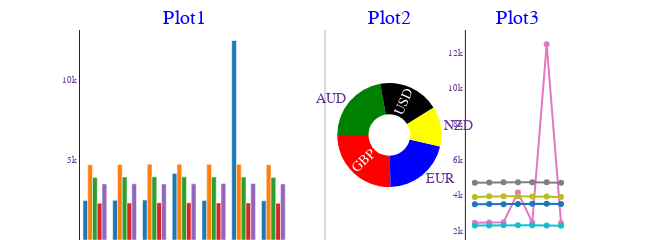

Here is the notebook cell this chart was saved with:
### Code cell
def exchange_rate():
    """
    Analye Exchange Rate Logs as a report.
    This data is got from scraping the web on a schedule by Celery (using my Flask application), and saving it in a text file.
    In this function, I simply read from the text file. In my main Flask app, the reports/charts are additionally displayed in an iFrame on the web page.
    """

    now = datetime.now()
    
    data = pd.read_csv('static/downloads/exchange-rates.txt', header=None)
    data.columns=['AUD', 'GBP', 'EUR', 'NZD', 'USD']

    data['Dates'] = data['AUD'] #.apply(lambda s: s.split(':')[0])
    data.set_index('Dates', inplace=True, drop=True)
    data = data.applymap(lambda s: s.split('(')[1].split(')')[0]) #(lambda s: s.str.upper().split(':')[0])

    raw_data = data.copy().reset_index()
    raw_data['Dates'] =  raw_data['Dates'].map(lambda s: s.split(':')[0])
    raw_data = format_df(raw_data.sort_values(by=['Dates']), caption='Raw Data')

    data.index = data.index.map(lambda s: s.split(':')[0]) #the -5 removes time element
    data.index = pd.to_datetime(data.index)
    data = data.apply(pd.to_numeric)
    #data.describe()
    data.index.dtype

    start_date = datetime(2021, 1, 28)
    end_date = datetime(2023, 1, 28)
    data = data.loc[(data.index >= start_date) & (data.index <= end_date)]
    data=data.drop_duplicates(['AUD', 'GBP'], keep='last')

    #drop rows with duplicated index (dates)
    data = data[~data.index.duplicated(keep='first')]

    #get weekday index - change index to weekday
    data.sort_index(key=lambda x: x.weekday, ascending=True, inplace=True)
    data.index = data.index.strftime('%a')  # weekday - A or a,  month - B or b,

    #group by index column
    data = data.groupby(['Dates'], sort = False).mean()

    sub_plots = get_subplots(data) #using plotly go (graph objects)

    fig1 = data.plot(kind='line', subplots=True, title='Line Chart')
    fig2 = data.plot(kind='bar', subplots=False, title='Bar Chart')

    plt.show()

    data = format_df(data, caption='Processed Data') #doesnt work if there are duplicates, i.e. if rows with duplicated index (dates) were not dropped above

    #display(HTML(aHtml))
    sub_plots.show()
    plt.clf() #clear
    #plt.cla() #clear

exchange_rate()

### Figure 1 — Plotly figure (JSON) as saved in the notebook; plotly's stock layout.template omitted (floating-point values rounded to 4 significant figures)
{"data": [{"customdata": ["groupedBar"], "name": "qqq", "text": "Click to drill down", "type": "bar", "x": ["Mon", "Tue", "Wed", "Thu", "Fri", "Sat", "Sun"], "xaxis": "x", "y": [2464.0, 2479.0, 2495.0, 4161.0, 2475.0, 12470.0, 2450.0], "yaxis": "y"}, {"customdata": ["groupedBar"], "name": "qqq", "text": "Click to drill down", "type": "bar", "x": ["Mon", "Tue", "Wed", "Thu", "Fri", "Sat", "Sun"], "xaxis": "x", "y": [4700.0, 4721.0, 4737.0, 4735.0, 4730.0, 4733.0, 4700.0], "yaxis": "y"}, {"customdata": ["groupedBar"], "name": "qqq", "text": "Click to drill down", "type": "bar", "x": ["Mon", "Tue", "Wed", "Thu", "Fri", "Sat", "Sun"], "xaxis": "x", "y": [3911.0, 3942.0, 3949.0, 3950.0, 3934.0, 3936.0, 3908.0], "yaxis": "y"}, {"customdata": ["groupedBar"], "name": "qqq", "text": "Click to drill down", "type": "bar", "x": ["Mon", "Tue", "Wed", "Thu", "Fri", "Sat", "Sun"], "xaxis": "x", "y": [2302.0, 2313.0, 2322.0, 2325.0, 2317.0, 2310.0, 2293.0], "yaxis": "y"}, {"customdata": ["groupedBar"], "name": "qqq", "text": "Click to drill down", "type": "bar", "x": ["Mon", "Tue", "Wed", "Thu", "Fri", "Sat", "Sun"], "xaxis": "x", "y": [3502.0, 3513.0, 3501.0, 3513.0, 3530.0, 3531.0, 3506.0], "yaxis": "y"}, {"customdata": ["pieDonut1"], "domain": {"x": [0.525, 0.7375], "y": [0, 1]}, "hole": 0.4, "hoverinfo": "label+percent+value+text", "insidetextorientation": "radial", "labels": ["AUD", "GBP", "EUR", "NZD", "USD"], "marker": {"colors": ["green", "red", "blue", "yellow", "black", "maroon"]}, "name": "", "rotation": -90, "sort": false, "text": ["Click to drill down", "Click to drill down", "Click to drill down", "Click to drill down", "Click to drill down", "Click to drill down", "Click to drill down"], "textinfo": "label", "type": "pie", "values": [4142.0, 4722.0, 3933.0, 2312.0, 3514.0]}, {"customdata": ["groupedLine"], "mode": "markers+lines+text", "showlegend": true, "type": "scatter", "x": ["Mon", "Tue", "Wed", "Thu", "Fri", "Sat", "Sun"], "xaxis": "x2", "y": [2464.0, 2479.0, 2495.0, 4161.0, 2475.0, 12470.0, 2450.0], "yaxis": "y2"}, {"customdata": ["groupedLine"], "mode": "markers+lines+text", "showlegend": true, "type": "scatter", "x": ["Mon", "Tue", "Wed", "Thu", "Fri", "Sat", "Sun"], "xaxis": "x2", "y": [4700.0, 4721.0, 4737.0, 4735.0, 4730.0, 4733.0, 4700.0], "yaxis": "y2"}, {"customdata": ["groupedLine"], "mode": "markers+lines+text", "showlegend": true, "type": "scatter", "x": ["Mon", "Tue", "Wed", "Thu", "Fri", "Sat", "Sun"], "xaxis": "x2", "y": [3911.0, 3942.0, 3949.0, 3950.0, 3934.0, 3936.0, 3908.0], "yaxis": "y2"}, {"customdata": ["groupedLine"], "mode": "markers+lines+text", "showlegend": true, "type": "scatter", "x": ["Mon", "Tue", "Wed", "Thu", "Fri", "Sat", "Sun"], "xaxis": "x2", "y": [2302.0, 2313.0, 2322.0, 2325.0, 2317.0, 2310.0, 2293.0], "yaxis": "y2"}, {"customdata": ["groupedLine"], "mode": "markers+lines+text", "showlegend": true, "type": "scatter", "x": ["Mon", "Tue", "Wed", "Thu", "Fri", "Sat", "Sun"], "xaxis": "x2", "y": [3502.0, 3513.0, 3501.0, 3513.0, 3530.0, 3531.0, 3506.0], "yaxis": "y2"}], "layout": {"annotations": [{"font": {"color": "blue", "size": 20}, "showarrow": false, "text": "Plot1", "x": 0.2125, "xanchor": "center", "xref": "paper", "y": 1, "yanchor": "bottom", "yref": "paper"}, {"font": {"color": "blue", "size": 20}, "showarrow": false, "text": "Plot2", "x": 0.6313, "xanchor": "center", "xref": "paper", "y": 1, "yanchor": "bottom", "yref": "paper"}, {"font": {"color": "blue", "size": 20}, "showarrow": false, "text": "Plot3", "x": 0.8938, "xanchor": "center", "xref": "paper", "y": 1, "yanchor": "bottom", "yref": "paper"}], "autosize": true, "coloraxis": {"showscale": false}, "font": {"color": "RebeccaPurple", "family": "Courier New, monospace", "size": 9}, "height": 100, "margin": {"autoexpand": false, "b": 0, "pad": 0, "t": 30}, "modebar": {"orientation": "h"}, "shapes": [{"line": {"color": "black", "width": 1}, "type": "line", "x0": 0.5, "x1": 0.5, "xref": "paper", "y0": -0.1, "y1": 1, "yref": "paper"}], "showlegend": false, "uniformtext": {"minsize": 14, "mode": "hide"}, "width": 650, "xaxis": {"anchor": "y", "automargin": true, "domain": [0, 0.425], "showticklabels": true, "ticks": "", "visible": true}, "xaxis2": {"anchor": "y2", "automargin": true, "domain": [0.7875, 1], "showticklabels": true, "ticks": "", "visible": true}, "yaxis": {"anchor": "x", "automargin": true, "domain": [0, 1], "showticklabels": true, "ticks": "", "visible": true}, "yaxis2": {"anchor": "x2", "automargin": true, "domain": [0, 1], "showticklabels": true, "ticks": "", "visible": true}}}
